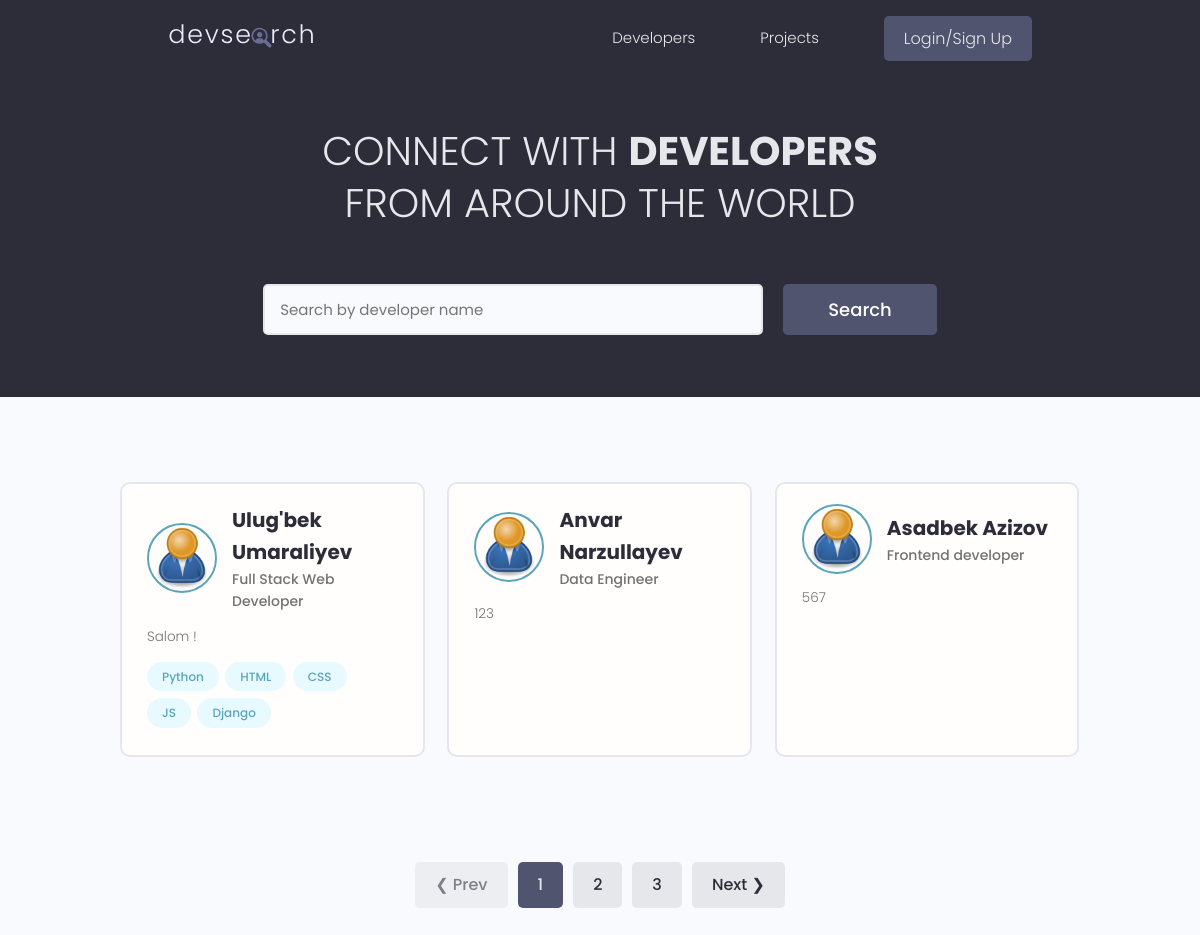
/profiles/, run on the app's committed database.
### users/models.py (models this page shows, shortened)
class Profile(AbstractBaseUser, PermissionsMixin):
    email = models.EmailField(max_length=255, unique=True)
    first_name = models.CharField(max_length=255)
    last_name = models.CharField(max_length=255)
    is_staff = models.BooleanField(default=False)
    photo = models.ImageField(upload_to='profile-avatars/', default='devsearch-test/profile-avatars/user-default.png',
                              null=True,
                              blank=True)
    short_intro = models.CharField(max_length=255, null=True, blank=True)
    location = models.CharField(max_length=255, null=True, blank=True)
    description = models.TextField(null=True, blank=True)
    social_instagram = models.URLField(null=True, blank=True)
    social_facebook = models.URLField(null=True, blank=True)
    social_website = models.URLField(null=True, blank=True)
    social_github = models.URLField(null=True, blank=True)
    social_linkedin = models.URLField(null=True, blank=True)
    id = models.UUIDField(default=uuid.uuid4, unique=True, primary_key=True, editable=False)
    created = models.DateTimeField(auto_now_add=True)
    updated = models.DateTimeField(auto_now=True)
    objects = ProfileManager()
    USERNAME_FIELD = 'email'
    REQUIRED_FIELDS = ['first_name', 'last_name']
    @property
    def get_full_name(self):
        return f'{self.first_name} {self.last_name}'

class Skill(models.Model):
    profile = models.ForeignKey(to=Profile, on_delete=models.CASCADE)
    name = models.CharField(max_length=255)
    description = models.TextField(null=True, blank=True)
    id = models.UUIDField(default=uuid.uuid4, unique=True, primary_key=True, editable=False)
    created = models.DateTimeField(auto_now_add=True)
    updated = models.DateTimeField(auto_now=True)

### users/views.py (the view)
# urls.py: path('', views.ProfilesListView.as_view(), name='home'),
class ProfilesListView(ListView):
    template_name = 'users/index.html'
    context_object_name = 'profiles'
    paginate_by = 3
    paginator_class = Paginator
    def get_queryset(self):
        request, profiles = utils.search_profiles(self.request)
        return profiles.order_by('created')

### users/utils.py (called while the page is built, shortened)
def search_profiles(request):
    profiles = models.Profile.objects.exclude(
        Q(short_intro=None) |
        Q(location=None) |
        Q(description=None) |
        Q(short_intro="") |
        Q(location="") |
        Q(description="")
    )
    q = request.GET.get('q')  # "Python" or None
    return request, profiles

### users/templates/users/index.html (shortened to what this page needs)
{% extends 'base.html' %}
{% load static %}
{% block content %}
    <main class="home">
        <section class="hero-section text-center">
            <div class="container container--narrow">
                <div class="hero-section__box">
                    <h2>CONNECT WITH <span>DEVELOPERS</span></h2>
                    <h2>FROM AROUND THE WORLD</h2>
                </div>
                <div class="hero-section__search">
                    <form class="form" action="" method="get">
                        <div class="form__field">
                            <input class="input input--text" id="formInput#search" type="text" name="q"
                                   placeholder="Search by developer name" value="{{ search_query }}"/>
                        </div>
                        <input class="btn btn--sub btn--lg" type="submit" value="Search"/>
                    </form>
                </div>
            </div>
        </section>
        <section class="devlist">
            <div class="container">
                <div class="grid grid--three">
                    {% for profile in profiles %}
                        <div class="column card">
                            <div class="dev">
                                <a href="{% url 'users:account_detail' pk=profile.id %}" class="card__body">
                                    <div class="dev__profile">
                                        <img class="avatar avatar--md" src="{% if profile.photo %}{{ profile.photo.url }}{% endif %}"
                                             alt="{{ profile.get_full_name }}"/>
                                        <div class="dev__meta">
                                            <h3>{{ profile.get_full_name }}</h3>
                                            {% if profile.short_intro %}
                                                <h5>{{ profile.short_intro }}</h5>
                                            {% endif %}
                                        </div>
                                    </div>
                                    <p class="dev__info">
                                        {% if profile.description %}
                                            {{ profile.description|linebreaksbr }}
                                        {% endif %}
                                    </p>
                                    <div class="dev__skills">
                                        {% for skill in profile.skill_set.all %}
                                            <span class="tag tag--pill tag--main">
                                <small>{{ skill.name }}</small>
                            </span>
                                        {% endfor %}
                                    </div>
                                </a>
                            </div>
                        </div>
                    {% endfor %}
                </div>
            </div>
        </section>
        {% include 'components/_pagination.html' %}
    </main>
{% endblock content %}

### templates/base.html (shortened to what this page needs)
<!DOCTYPE html>
<html lang="en">
{% load static %}
<head>
    <link rel="stylesheet" href="https://cdn.jsdelivr.net/npm/bootstrap-icons@1.3.0/font/bootstrap-icons.css">
    <link rel="stylesheet" href="{% static 'uikit/styles/uikit.css' %}"/>
    <link rel="stylesheet" href="{% static 'styles/app.css' %}"/>
</head>
<body>
{% include 'components/_nav.html' %}
{% block content %} {% endblock content %}
</body>
</html>

### templates/components/_nav.html (shortened to what this page needs)
{% load static %}
<header class="header">
    <div class="container container--narrow">
        <a href="{% url 'main:home' %}" class="header__logo">
            <img src="{% static 'images/logo.svg' %}" alt="DevSearch Logo"/>
        </a>
        <nav class="header__nav">
            <ul class="header__menu">
                <li class="header__menuItem"><a href="{% url 'users:home' %}">Developers</a></li>
                <li class="header__menuItem"><a href="{% url 'main:home' %}">Projects</a></li>
                {% if not request.user.is_authenticated %}
                <li class="header__menuItem"><a href="{% url 'users:signin' %}" class="btn btn--sub">Login/Sign Up</a></li>
                {% else %}
                <li class="header__menuItem"><a href="{% url 'users:signout' %}" class="btn btn--sub">Logout</a></li>
                {% endif %}
            </ul>
        </nav>
    </div>
</header>

### templates/components/_pagination.html
{% if is_paginated %}
<div class="pagination">
    <ul class="container">
        {% if page_obj.has_previous %}
        <li><a href="?page={{ page_obj.previous_page_number }}" class="btn">&#10094; Prev</a></li>
        {% else %}
        <li><a href="#!" class="btn btn--disabled">&#10094; Prev</a></li>
        {% endif %}
        {% for page in page_obj.paginator.page_range %}
        {% if page == page_obj.number %}
        <li><a href="?page={{ page }}" class="btn btn--sub">{{ page }}</a></li>
        {% else %}
        <li><a href="?page={{ page }}" class="btn">{{ page }}</a></li>
        {% endif %}
        {% endfor %}
        {% if page_obj.has_next %}
        <li><a href="?page={{ page_obj.next_page_number }}" class="btn">Next &#10095;</a></li>
        {% else %}
        <li><a href="#!" class="btn btn--disabled">Next &#10095;</a></li>
        {% endif %}
    </ul>
</div>
{% endif %}

### static/styles/app.css (style rules this page uses)
:root { --color-sub: #2d2d39; }
.btn--sub { background-color: var(--color-sub-light); }
.card { border: 2px solid var(--color-light); }
img { width: 100%; }
.header { position: sticky; z-index: 111; background-color: var(--color-sub); padding: 1.5rem 0; }
.header > .container { display: flex; justify-content: space-between; align-items: center; }
.header__logo > img { height: 3.8rem; }
.header__nav > ul { display: inline-flex; align-items: center; list-style: none; gap: 6.5rem; }
.header__menuItem > a { color: var(--color-light); font-weight: 300; }
.hero-section { height: 40vh; display: flex; align-items: center; background-color: var(--color-sub); }
.hero-section__box { margin-bottom: 4rem; }
.hero-section__box > h2, .hero-section__box > h2 > span { font-size: 4rem; color: var(--color-light); line-height: 1.3; text-transform: uppercase; }
.hero-section__box > h2 { font-weight: 300; }
.hero-section__box > h2 > span { font-weight: 700; }
.hero-section__search > .form { display: flex; align-items: center; justify-content: center; gap: 2rem; }
.hero-section__search > .form input.input--text { width: 50rem; }
.devlist { margin-top: 8rem; }
.devlist .grid { align-items: stretch; }
.devlist .dev .dev__profile { display: flex; align-items: center; gap: 1.5rem; }
.devlist .dev .dev__meta h3 { color: var(--color-sub); font-size: 2rem; font-weight: 700; }
.devlist .dev .dev__meta h5 { color: var(--color-text); font-size: 1.4rem; font-weight: 500; }
.devlist .dev .dev__info { margin: 1.5rem 0; font-size: 1.35rem; line-height: 1.4; text-align: justify; }
.pagination { margin-top: 8rem; margin-bottom: 10rem; }
.pagination > ul { flex-wrap: wrap; list-style: none; display: flex; align-items: center; justify-content: center; gap: 1rem; }
.pagination .btn { color: var(--color-sub); }
.pagination .btn.btn--sub { color: var(--color-light); }

### static/uikit/styles/modules/_variables.css (style rules this page uses)
:root { --color-main: #5aa5b9; --color-main-light: #e6faff; --color-sub: #3f4156; --color-sub-light: #51546e; --color-sub-lighter: #ededfd; --color-text: #737373; --color-gray: #8b8b8b; --color-light: #e5e7eb; --color-light-gray: #767676; --color-bg: #f8fafd; --color-white: #fffefd; --color-white-light: #f3f3f3; --color-success: #359e64; --color-success-bg: #def8e8; --color-error: #fc4b0b; --color-error-bg: #fff2ee; --font-base: 'Poppins', arial, helvetica, 'Segoe UI', roboto, ubuntu, sans-serif; --font-monospace: 'Fira Code', 'Courier New', courier, monospace; --font-regular: 300; --font-medium: 500; --font-bold: 700; --generic-shadow: 1px 1px 5px #00000010; --generic-transition: all 0.3s ease-in-out; }

### static/uikit/styles/modules/_base.css (style rules this page uses)
* { margin: 0; padding: 0; box-sizing: border-box; text-rendering: optimizeLegibility; color: inherit; font-size: inherit; }
html { font-size: 50%; }
@media only screen and (min-width: 480px) { html { font-size: 56.25%; } }
@media only screen and (min-width: 1200px) { html { font-size: 62.5%; } }
body { line-height: 1.6; font-weight: 400; font-size: 1.5rem; color: var(--color-text); background-color: var(--color-bg); min-height: 100vh; }

### static/uikit/styles/modules/_typography.css (style rules this page uses)
* { font-family: var(--font-base); }
h2 { font-size: 3.6rem; font-weight: var(--font-bold); }
h3 { font-size: 3.2rem; font-weight: var(--font-medium); }
h5 { font-size: 2.4rem; font-weight: var(--font-medium); }
h5, h6 { font-weight: var(--font-regular); }
p, span, strong { font-size: 1.6rem; color: var(--color-text); font-weight: var(--font-regular); }
a { padding-bottom: 2px; text-decoration: none; display: inline-block; color: var(--color-main); font-weight: var(--font-medium); }

### static/uikit/styles/modules/_utilities.css (style rules this page uses)
.container { width: 92%; max-width: 165rem; margin: 0 auto; box-sizing: border-box; }
.container--narrow { width: 92%; max-width: 120rem; }
@media screen and (min-width: 1000px) { .container { width: 90%; } }
@media screen and (min-width: 1000px) { .container--narrow { width: 85%; } }
@media screen and (min-width: 1200px) { .container { width: 80%; } }
@media screen and (min-width: 1200px) { .container--narrow { width: 72%; } }
.text-center { text-align: center; }

### static/uikit/styles/modules/_avatar.css (style rules this page uses)
.avatar { border-radius: 50%; border: 2px solid var(--color-main); object-fit: cover; }
.avatar--md { height: 7rem; width: 7rem; }

### static/uikit/styles/modules/_card.css (style rules this page uses)
.card { border-radius: 1rem; background-color: var(--color-white); border: 1.5px solid var(--color-light); width: auto; height: auto; margin-top: 0.5rem; margin-bottom: 0.5rem; overflow: hidden; }
.card__body, .card__header { padding: 2rem 2.5rem; }

### data on the page
Profile: photo (placeholder picture), get_full_name "Ulug'bek Umaraliyev", short_intro "Full Stack Web Developer", description "Salom !"
Skill: name "Python"
Skill: name "HTML"
Skill: name "CSS"
Skill: name "JS"
Skill: name "Django"
Profile: photo (placeholder picture), get_full_name "Anvar Narzullayev", short_intro "Data Engineer", description "123"
Profile: photo (placeholder picture), get_full_name "Asadbek Azizov", short_intro "Frontend developer", description "567"

### other printed values
{{ page }} "1"
{{ page }} "2" "3"
